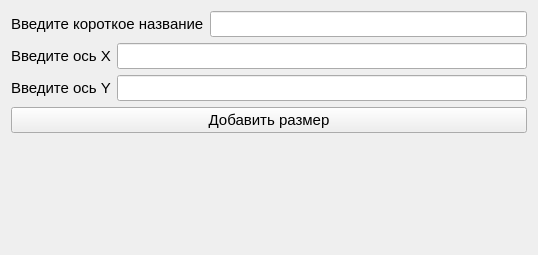
<?xml version="1.0" encoding="UTF-8"?>
<ui version="4.0">
 <class>Form</class>
 <widget class="QWidget" name="Form">
  <property name="geometry">
   <rect>
    <x>0</x>
    <y>0</y>
    <width>538</width>
    <height>255</height>
   </rect>
  </property>
  <property name="windowTitle">
   <string>Добавить размер</string>
  </property>
  <layout class="QVBoxLayout" name="verticalLayout_2">
   <item>
    <layout class="QVBoxLayout" name="verticalLayout">
     <item>
      <layout class="QHBoxLayout" name="horizontalLayout">
       <item>
        <widget class="QLabel" name="label">
         <property name="font">
          <font>
           <pointsize>11</pointsize>
          </font>
         </property>
         <property name="text">
          <string>Введите короткое название</string>
         </property>
        </widget>
       </item>
       <item>
        <widget class="QLineEdit" name="le_short_name">
         <property name="font">
          <font>
           <pointsize>11</pointsize>
          </font>
         </property>
        </widget>
       </item>
      </layout>
     </item>
     <item>
      <layout class="QHBoxLayout" name="horizontalLayout_3">
       <item>
        <widget class="QLabel" name="label_3">
         <property name="font">
          <font>
           <pointsize>11</pointsize>
          </font>
         </property>
         <property name="text">
          <string>Введите ось X</string>
         </property>
        </widget>
       </item>
       <item>
        <widget class="QLineEdit" name="le_x_axis">
         <property name="font">
          <font>
           <pointsize>11</pointsize>
          </font>
         </property>
        </widget>
       </item>
      </layout>
     </item>
     <item>
      <layout class="QHBoxLayout" name="horizontalLayout_4">
       <item>
        <widget class="QLabel" name="label_4">
         <property name="font">
          <font>
           <pointsize>11</pointsize>
          </font>
         </property>
         <property name="text">
          <string>Введите ось Y</string>
         </property>
        </widget>
       </item>
       <item>
        <widget class="QLineEdit" name="le_y_axis">
         <property name="font">
          <font>
           <pointsize>11</pointsize>
          </font>
         </property>
        </widget>
       </item>
      </layout>
     </item>
     <item>
      <widget class="QPushButton" name="btn_add">
       <property name="font">
        <font>
         <pointsize>11</pointsize>
        </font>
       </property>
       <property name="text">
        <string>Добавить размер</string>
       </property>
      </widget>
     </item>
     <item>
      <widget class="QLabel" name="label_error">
       <property name="font">
        <font>
         <pointsize>11</pointsize>
        </font>
       </property>
       <property name="text">
        <string/>
       </property>
      </widget>
     </item>
    </layout>
   </item>
  </layout>
 </widget>
 <resources/>
 <connections/>
</ui>
